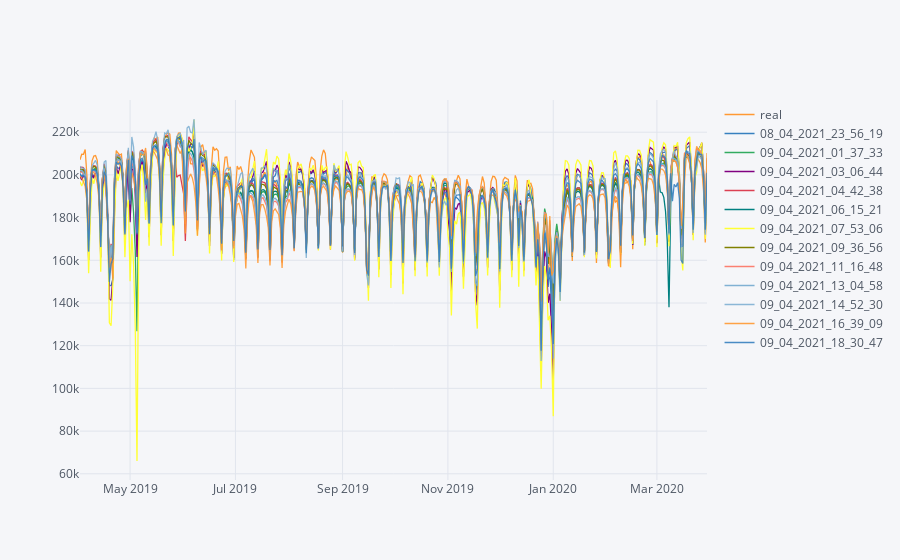

The notebook cell this image was saved under:
### Code cell
lok_mu.iplot() # double click on name to plot single plots

### Figure 1 — Plotly figure (JSON) as saved in the notebook; plotly's stock layout.template omitted (floating-point values rounded to 4 significant figures; data arrays with more than 128 entries replaced by an {"elided": "..."} marker saying what was removed)
{"data": [{"line": {"color": "rgba(255, 153, 51, 1.0)", "dash": "solid", "shape": "linear", "width": 1.3}, "mode": "lines", "name": "real", "text": "", "type": "scatter", "x": {"elided": "364 str values"}, "y": {"elided": "364 float values"}}, {"line": {"color": "rgba(55, 128, 191, 1.0)", "dash": "solid", "shape": "linear", "width": 1.3}, "mode": "lines", "name": "08_04_2021_23_56_19", "text": "", "type": "scatter", "x": {"elided": "364 str values"}, "y": {"elided": "364 float values"}}, {"line": {"color": "rgba(50, 171, 96, 1.0)", "dash": "solid", "shape": "linear", "width": 1.3}, "mode": "lines", "name": "09_04_2021_01_37_33", "text": "", "type": "scatter", "x": {"elided": "364 str values"}, "y": {"elided": "364 float values"}}, {"line": {"color": "rgba(128, 0, 128, 1.0)", "dash": "solid", "shape": "linear", "width": 1.3}, "mode": "lines", "name": "09_04_2021_03_06_44", "text": "", "type": "scatter", "x": {"elided": "364 str values"}, "y": {"elided": "364 float values"}}, {"line": {"color": "rgba(219, 64, 82, 1.0)", "dash": "solid", "shape": "linear", "width": 1.3}, "mode": "lines", "name": "09_04_2021_04_42_38", "text": "", "type": "scatter", "x": {"elided": "364 str values"}, "y": {"elided": "364 float values"}}, {"line": {"color": "rgba(0, 128, 128, 1.0)", "dash": "solid", "shape": "linear", "width": 1.3}, "mode": "lines", "name": "09_04_2021_06_15_21", "text": "", "type": "scatter", "x": {"elided": "364 str values"}, "y": {"elided": "364 float values"}}, {"line": {"color": "rgba(255, 255, 51, 1.0)", "dash": "solid", "shape": "linear", "width": 1.3}, "mode": "lines", "name": "09_04_2021_07_53_06", "text": "", "type": "scatter", "x": {"elided": "364 str values"}, "y": {"elided": "364 float values"}}, {"line": {"color": "rgba(128, 128, 0, 1.0)", "dash": "solid", "shape": "linear", "width": 1.3}, "mode": "lines", "name": "09_04_2021_09_36_56", "text": "", "type": "scatter", "x": {"elided": "364 str values"}, "y": {"elided": "364 float values"}}, {"line": {"color": "rgba(251, 128, 114, 1.0)", "dash": "solid", "shape": "linear", "width": 1.3}, "mode": "lines", "name": "09_04_2021_11_16_48", "text": "", "type": "scatter", "x": {"elided": "364 str values"}, "y": {"elided": "364 float values"}}, {"line": {"color": "rgba(128, 177, 211, 1.0)", "dash": "solid", "shape": "linear", "width": 1.3}, "mode": "lines", "name": "09_04_2021_13_04_58", "text": "", "type": "scatter", "x": {"elided": "364 str values"}, "y": {"elided": "364 float values"}}, {"line": {"color": "rgba(128, 177, 211, 0.8999999999999999)", "dash": "solid", "shape": "linear", "width": 1.3}, "mode": "lines", "name": "09_04_2021_14_52_30", "text": "", "type": "scatter", "x": {"elided": "364 str values"}, "y": {"elided": "364 float values"}}, {"line": {"color": "rgba(255, 153, 51, 0.8999999999999999)", "dash": "solid", "shape": "linear", "width": 1.3}, "mode": "lines", "name": "09_04_2021_16_39_09", "text": "", "type": "scatter", "x": {"elided": "364 str values"}, "y": {"elided": "364 float values"}}, {"line": {"color": "rgba(55, 128, 191, 0.8999999999999999)", "dash": "solid", "shape": "linear", "width": 1.3}, "mode": "lines", "name": "09_04_2021_18_30_47", "text": "", "type": "scatter", "x": {"elided": "364 str values"}, "y": {"elided": "364 float values"}}], "layout": {"legend": {"bgcolor": "#F5F6F9", "font": {"color": "#4D5663"}}, "paper_bgcolor": "#F5F6F9", "plot_bgcolor": "#F5F6F9", "title": {"font": {"color": "#4D5663"}}, "xaxis": {"gridcolor": "#E1E5ED", "showgrid": true, "tickfont": {"color": "#4D5663"}, "title": {"font": {"color": "#4D5663"}, "text": ""}, "zerolinecolor": "#E1E5ED"}, "yaxis": {"gridcolor": "#E1E5ED", "showgrid": true, "tickfont": {"color": "#4D5663"}, "title": {"font": {"color": "#4D5663"}, "text": ""}, "zerolinecolor": "#E1E5ED"}}}
